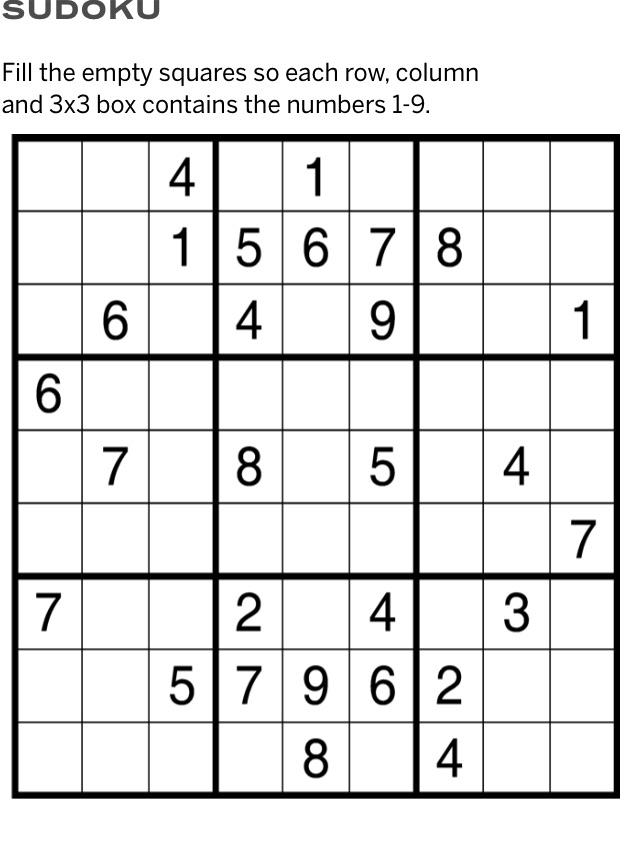
#> input picture Sudoku Solver/React+FastAPI/Back-end/sudoku2.jpeg, 631 x 863 px
$ python test.py
#> lines starting #> are read from the running program, lines starting #| are printed output that depends on the picture; after the words box and inside, x2 and y2 are one past the last pixel; in counts of white or black regions, pixels touching at a corner belong together
#> further down, image is the input picture: shape (863, 631, 3); min 0, max 255, mean 226.5
import cv2
import numpy as np
import pytesseract

def preprocess_image(image):
    # Convert to grayscale
    gray = cv2.cvtColor(image, cv2.COLOR_BGR2GRAY)
    a, b = gray.shape
#> a = 863; b = 631

    for i in range(a):
        for j in range(b):
            if gray[i, j] < 125:
                gray[i, j] = 0
            else:
                gray[i, j] = 255
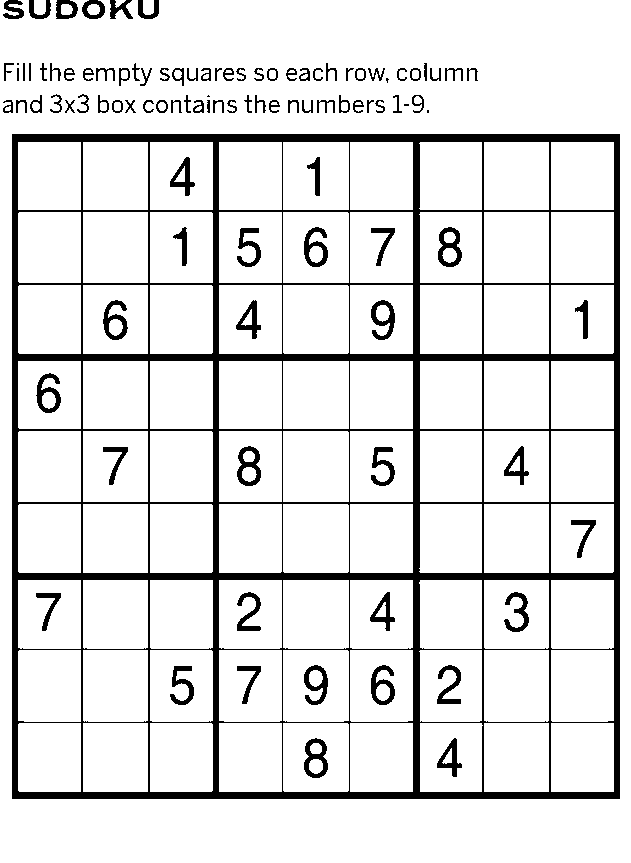
#> gray: shape (863, 631); 88.7% white; 103 black regions (5 under 20 px), largest, box (x1, y1, x2, y2) and area: (12, 134, 620, 799) 45743, (304, 738, 328, 778) 480, (438, 227, 462, 267) 478

    # Gaussian Blur to reduce noise
    blurred = cv2.GaussianBlur(gray, (5, 5), 0)
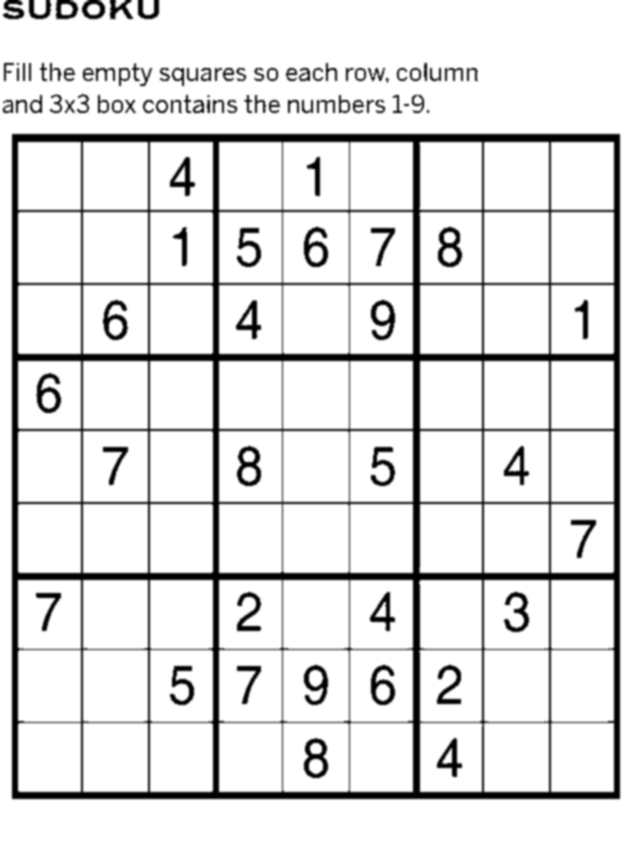
#> blurred: shape (863, 631); min 0, max 255, mean 226.1

    # Adaptive Thresholding
    thresh = cv2.adaptiveThreshold(blurred, 255, cv2.ADAPTIVE_THRESH_GAUSSIAN_C,
                                   cv2.THRESH_BINARY_INV, 11, 2)
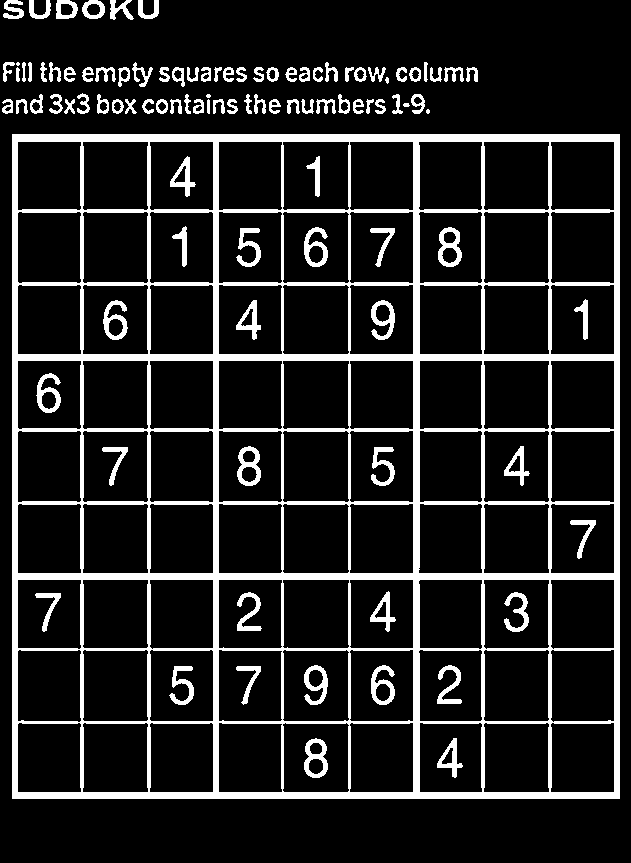
#> thresh: shape (863, 631); 14.1% white; 102 white regions (3 under 20 px), largest, box (x1, y1, x2, y2) and area: (12, 134, 620, 799) 58695, (304, 738, 328, 778) 480, (438, 227, 462, 267) 479

    # Morphological operations (optional, tweak kernel size)
    kernel = np.ones((3, 3), np.uint8)
    morph = cv2.morphologyEx(thresh, cv2.MORPH_CLOSE, kernel)
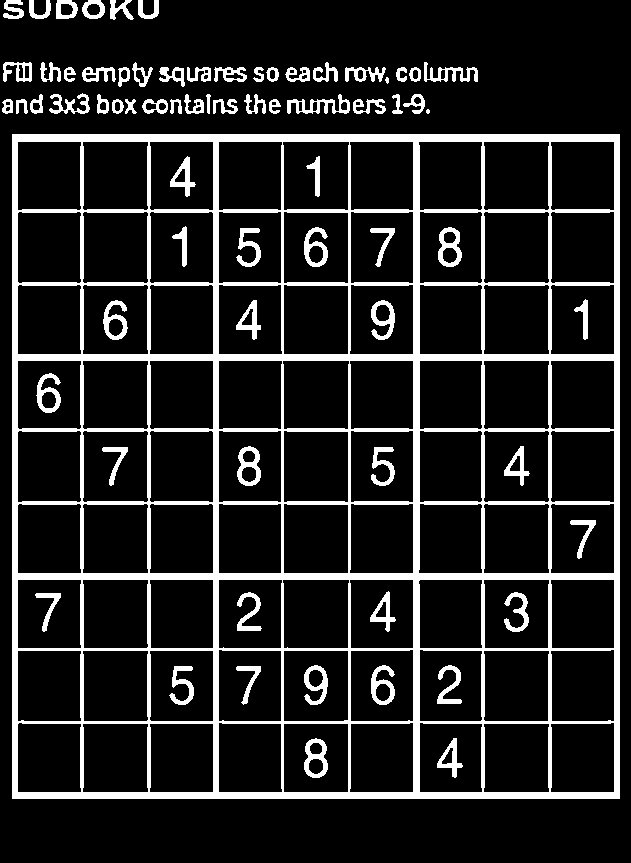
#> morph: shape (863, 631); 14.3% white; 72 white regions (1 under 20 px), largest, box (x1, y1, x2, y2) and area: (12, 134, 620, 799) 58881, (287, 94, 350, 114) 517, (304, 738, 328, 778) 482

    return morph

def extract_digit(cell):
    # Resize the image to a fixed size (for consistency)
    cell_resized = cv2.resize(cell, (50, 50))

    # Add padding around the digit
    padded = cv2.copyMakeBorder(cell_resized, 10, 10, 10, 10, cv2.BORDER_CONSTANT, value=[0, 0, 0])

    # Invert colors (for better contrast)
    padded_inverted = cv2.bitwise_not(padded)

    return padded_inverted

def recognize_digit(image):
    config = '--psm 10 --oem 1 -c tessedit_char_whitelist=0123456789'
    digit = pytesseract.image_to_string(image, config=config)
    return digit.strip()

# Load and preprocess the Sudoku image
image = cv2.imread('sudoku2.jpeg')
processed_image = preprocess_image(image)

cv2.imshow('processed image', processed_image)
cv2.waitKey(10000)
cv2.destroyAllWindows()

# Assume `warped` is the perspective-transformed Sudoku grid image (as in the previous code)
cell_size = processed_image.shape[0] // 9
#> cell_size = 95
grid = np.zeros((9, 9), dtype=int)

for i in range(9):
    for j in range(9):
        cell = processed_image[i*cell_size:(i+1)*cell_size, j*cell_size:(j+1)*cell_size]
        digit_image = extract_digit(cell)

#> (the run stopped early here; a loop or call above may not have finished)

$ run again, with Sudoku Solver/React+FastAPI/Back-end/sudoku.png saved as Sudoku Solver/React+FastAPI/Back-end/sudoku2.jpeg
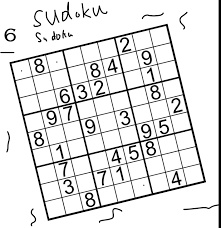
#> input picture Sudoku Solver/React+FastAPI/Back-end/sudoku.png, 221 x 228 px
#> image is the input picture: shape (228, 221, 3); min 0, max 255, mean 225.4
#> after the loop in preprocess_image, `for i in range(a):`:
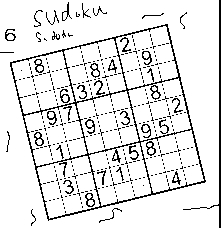
#> gray: shape (228, 221); 89.3% white; black in thin lines or dots
#> thresh: shape (228, 221); 22.8% white; 72 white regions (19 under 20 px), largest, box (x1, y1, x2, y2) and area: (9, 23, 207, 221) 7275, (182, 0, 221, 228) 564, (34, 59, 63, 102) 227
#> in preprocess_image, `morph = cv2.morphologyEx(thresh, cv2.MORPH_CLOSE, kernel)`:
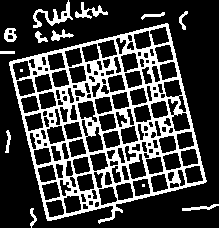
#> morph: shape (228, 221); 26% white; 14 white regions (2 under 20 px), largest, box (x1, y1, x2, y2) and area: (9, 23, 207, 224) 11341, (182, 0, 221, 228) 566, (33, 0, 73, 28) 334

$ run again, with Sudoku Solver/React+FastAPI/Back-end/sudoku1.png saved as Sudoku Solver/React+FastAPI/Back-end/sudoku2.jpeg
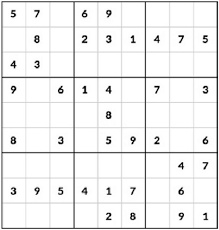
#> input picture Sudoku Solver/React+FastAPI/Back-end/sudoku1.png, 219 x 230 px
#> image is the input picture: shape (230, 219, 3); min 0, max 255, mean 240.3
#> after the loop in preprocess_image, `for i in range(a):`:
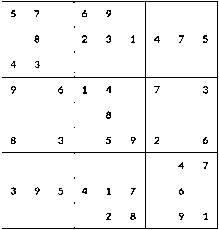
#> gray: shape (230, 219); 95.9% white; black in thin lines or dots
#> in preprocess_image, `thresh = cv2.adaptiveThreshold(blurred, 255, cv2.ADAPTIVE_THRESH_GAUSS..`:
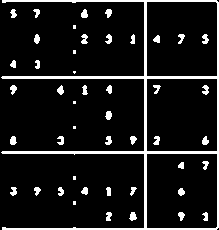
#> thresh: shape (230, 219); 9.9% white; 47 white regions (7 under 20 px), largest, box (x1, y1, x2, y2) and area: (1, 0, 219, 230) 3284, (129, 212, 137, 221) 49, (81, 34, 88, 44) 48
#> morph: shape (230, 219); 10% white; 46 white regions (6 under 20 px), largest, box (x1, y1, x2, y2) and area: (0, 0, 219, 230) 3301, (81, 34, 88, 44) 54, (202, 34, 209, 44) 53
